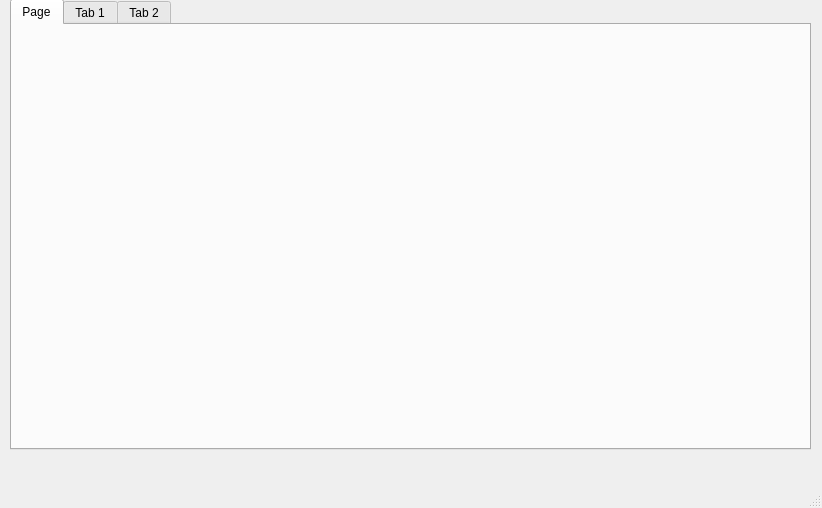
<?xml version="1.0" encoding="UTF-8"?>
<ui version="4.0">
 <class>MainWindow</class>
 <widget class="QMainWindow" name="MainWindow">
  <property name="geometry">
   <rect>
    <x>0</x>
    <y>0</y>
    <width>822</width>
    <height>508</height>
   </rect>
  </property>
  <property name="windowTitle">
   <string>MainWindow</string>
  </property>
  <widget class="QWidget" name="centralwidget">
   <widget class="QTabWidget" name="tabWidget">
    <property name="geometry">
     <rect>
      <x>10</x>
      <y>-1</y>
      <width>801</width>
      <height>451</height>
     </rect>
    </property>
    <property name="currentIndex">
     <number>0</number>
    </property>
    <widget class="QWidget" name="tab_3">
     <attribute name="title">
      <string>Page</string>
     </attribute>
    </widget>
    <widget class="QWidget" name="tab">
     <attribute name="title">
      <string>Tab 1</string>
     </attribute>
    </widget>
    <widget class="QWidget" name="tab_2">
     <attribute name="title">
      <string>Tab 2</string>
     </attribute>
    </widget>
   </widget>
  </widget>
  <widget class="QMenuBar" name="menubar">
   <property name="geometry">
    <rect>
     <x>0</x>
     <y>0</y>
     <width>822</width>
     <height>30</height>
    </rect>
   </property>
  </widget>
  <widget class="QStatusBar" name="statusbar"/>
 </widget>
 <resources/>
 <connections/>
</ui>
